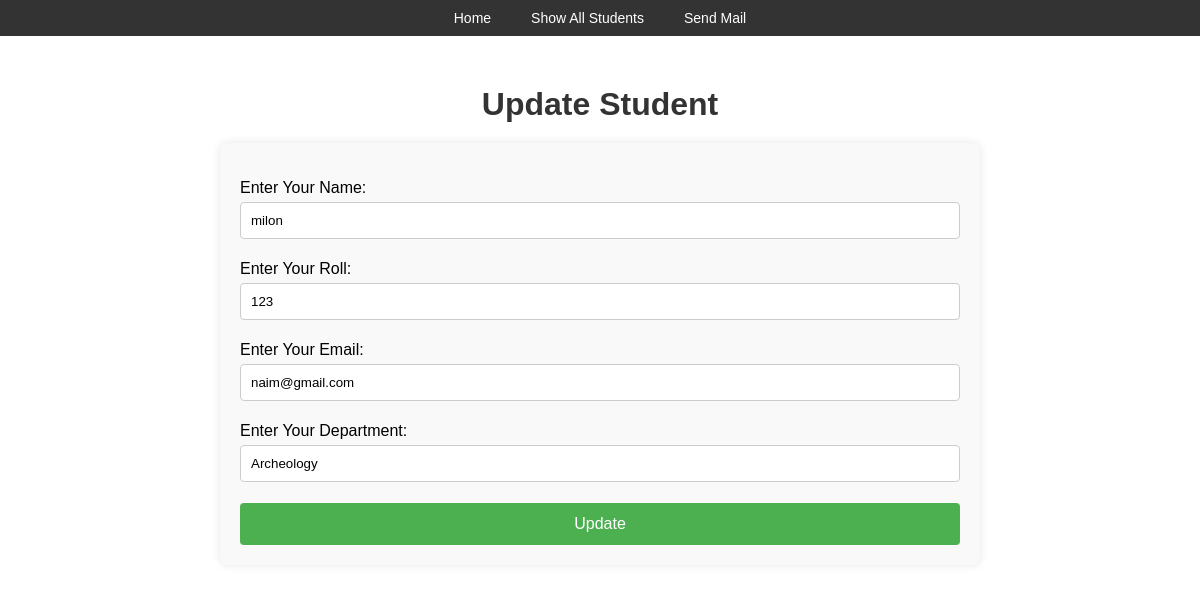
The page /updateStudent/39/ on the database its author committed.
### FormApp/models.py (models this page shows, shortened)
class Student(models.Model):
    name = models.CharField(max_length=100)
    roll = models.CharField(max_length=20, null=True, validators=[validate_roll])
    email = models.EmailField(max_length=100, null=True)
    department = models.CharField(max_length=20, null=True)

### FormApp/views.py (the view)
# urls.py: path('updateStudent/<int:student_id>/', views.updateStudent, name='updateStudent'),
def updateStudent(request, student_id):
    student = get_object_or_404(Student, id=student_id)
    if request.method == "POST":
        form = StudentModelForm(request.POST, instance=student)
        if form.is_valid():
            form.save()
            return redirect("showAllStudents")
        else:
            print("Form errors:", form.errors)  # Print the errors here
    else:
        form  = StudentModelForm(instance=student)  # Pass the instance for initial values
    context = {
        "form":form,
        "student":student
    }
    return render(request, 'FormApp/updateStudent.html',context)

### FormApp/forms.py
class StudentModelForm(forms.ModelForm):
    class Meta:
        model = Student
        fields = ['name','roll','email','department']
        labels = {
            'name': 'Enter Your Name',
            'roll': 'Enter Your Roll',
            'email': 'Enter Your Email',
            'department': 'Enter Your Department',
        }
        widgets = {
            'name': forms.TextInput(attrs={'placeholder': 'Enter your full name'}),
            'roll': forms.TextInput(attrs={'placeholder': 'Enter your roll number'}),  # Using TextInput for CharField
            'email': forms.EmailInput(attrs={'placeholder': 'Enter your email address'}),
            'department': forms.TextInput(attrs={'placeholder': 'Enter your department'}),
        }

### FormApp/templates/FormApp/updateStudent.html (shortened to what this page needs)
{% extends 'FormApp/navigationBar.html' %}
{% block content %}
 {% load static %}
<link rel="stylesheet" href="{% static 'FormApp/css/createStudent.css' %}">
<h1>Update Student</h1>
<div class="main">
    <form method="POST">
        {{ form.as_p }}
        <input type="submit" value="Update">
    </form>
</div>
{% endblock %}

### FormApp/static/FormApp/css/navigation.css (style rules this page uses)
body { font-family: Arial, sans-serif; margin: 0; padding: 0; }

### FormApp/static/FormApp/css/createStudent.css (style rules this page uses)
.main { width: 60%; margin: 0 auto; padding: 20px; background-color: #f9f9f9; border-radius: 8px; box-shadow: 0 0 10px rgba(0, 0, 0, 0.1); }
input[type="text"], input[type="email"], select { width: 100%; padding: 10px; margin: 5px 0; border: 1px solid #ccc; border-radius: 4px; box-sizing: border-box; }
input[type="submit"] { width: 100%; background-color: #4CAF50; color: white; padding: 12px 20px; border: none; border-radius: 4px; cursor: pointer; font-size: 16px; }
h1 { text-align: center; color: #333; margin-bottom: 20px; }

### rows shown on the page
Student: name "milon", roll "123", email "naim@gmail.com", department "Archeology"
